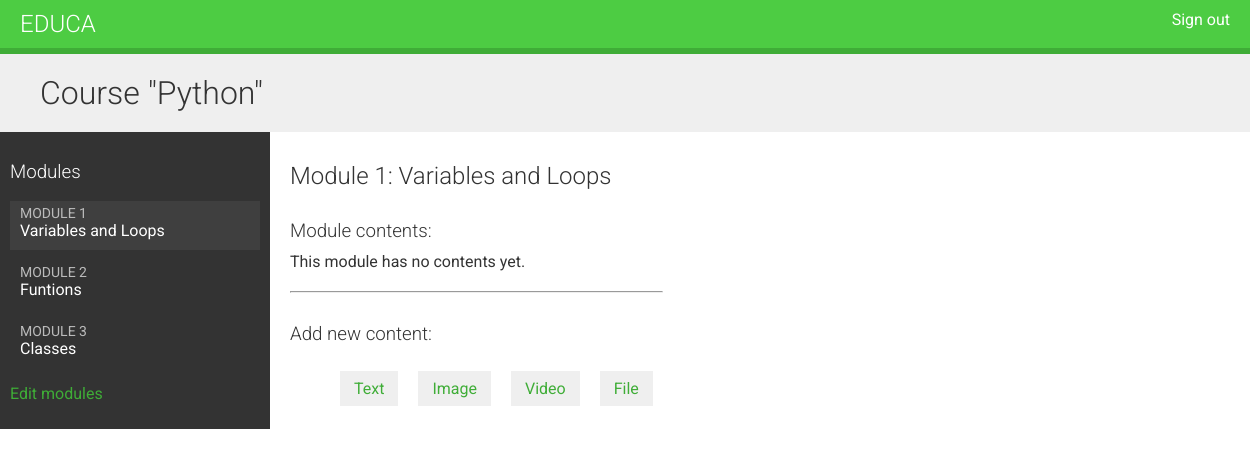
The app's page /course/module/5/ (signed in), older data.
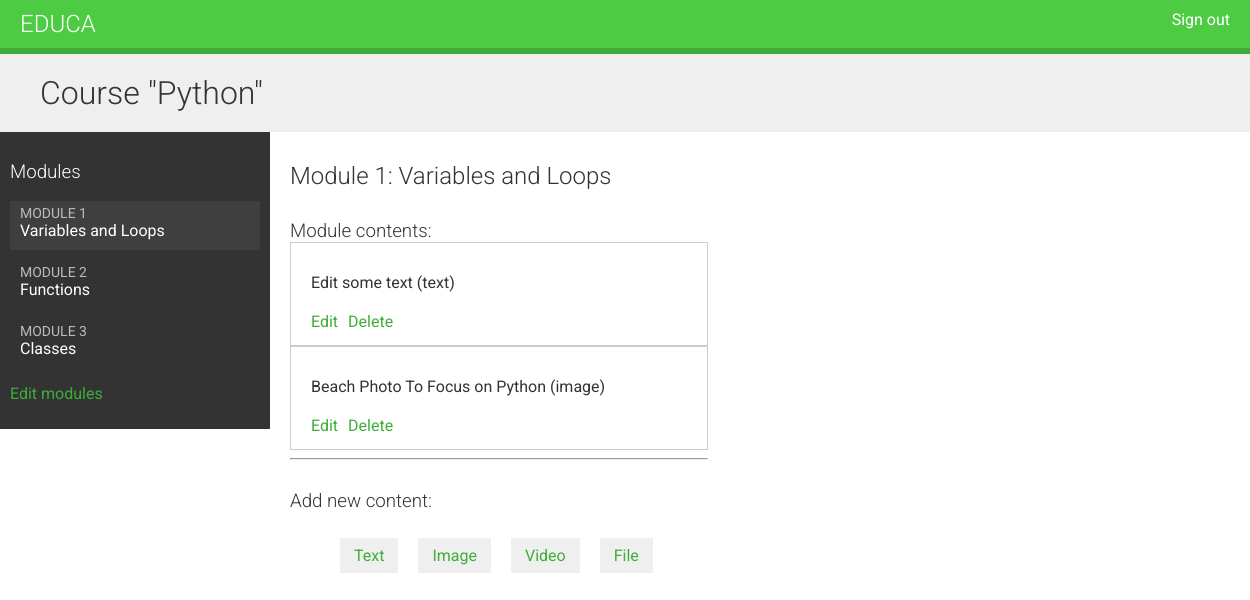
The same page, newer data.
### courses/models.py (models this page shows, shortened)
class Module(models.Model):
    course      = models.ForeignKey(Course,
                                    related_name='modules')
    title       = models.CharField(max_length=200)
    description = models.TextField(blank=True)
    order       = OrderField(blank=True, for_fields=['course'])
    class Meta:
        ordering = ['order']

class Content(models.Model):
    module          = models.ForeignKey(Module,
                                        related_name='contents')
    content_type    = models.ForeignKey(ContentType,
                                        limit_choices_to={
                                        'model__in': ('text',
                                                        'video',
                                                        'image',
                                                        'file')
                                                        })
    object_id       = models.PositiveIntegerField()
    item            = GenericForeignKey('content_type', 'object_id')
    order           = OrderField(blank=True, for_fields=['module'])
    class Meta:
        ordering = ['order']

class ItemBase(models.Model):
    owner       = models.ForeignKey(User,
                            related_name='%(class)s_related')
    title       = models.CharField(max_length=200)
    created     = models.DateTimeField(auto_now_add=True)
    updated     = models.DateTimeField(auto_now=True)
    def __str__(self):
        return str(self.title)
    class Meta:
        abstract = True

class Text(ItemBase):
    content = models.TextField()

class Image(ItemBase):
    file = models.FileField(upload_to='images')

### courses/views.py (the view)
# urls.py: url(r'^module/(?P<module_id>\d+)/$', views.ModuleContentListView.as_view(), name='module-content-list'),
class ModuleContentListView(TemplateResponseMixin, View):
    template_name = 'courses/manage/module/content_list.html'
    def get(self, request, module_id):
        module = get_object_or_404(Module,
                                    id=module_id,
                                    course__owner=request.user)
        return self.render_to_response({'module': module})

### courses/templatetags/course.py (called while the page is built)
@register.filter
def model_name(obj):
    try:
        return obj._meta.model_name
    except AttributeError:
        return None

### courses/templates/courses/manage/module/content_list.html (shortened to what this page needs)
{% extends "base.html" %}
{% load course %}
{% block content %}
  {% with course=module.course %}
    <h1> Course "{{ course.title }}"</h1>
    <div class="contents">
      <h3> Modules </h3>
      <ul id="modules">
        {% for m in course.modules.all %}
          <li data-id="{{ m.id }}" {% if m == module %} class="selected"{% endif %}>
            <a href="{% url "module-content-list" m.id %}">
              <span>
                Module <span class="order">{{ m.order|add:1 }} </span>
              </span>
              <br>
              {{ m.title }}
            </a>
          </li>
        {% empty %}
          <li> No modules yet. </li>
        {% endfor %}
      </ul>
      <p>
        <a href="{% url "course-module-update" course.id %}"> Edit modules </a>
      </p>
    </div>
    <div class="module">
      <h2> Module {{ module.order|add:1 }}: {{ module.title }} </h2>
      <h3> Module contents: </h3>
      <div id="module-contents">
        {% for content in module.contents.all %}
          <div data-id="{{ content.id }}">
            {% with item=content.item %}
              <p>{{ item }} ({{ item|model_name }}) </p>
              <a href="{% url 'module-content-update' module.id item|model_name item.id %}"> Edit </a>
              <form action="{% url "module-content-delete" content.id %}" method="post"><input type="submit" value="Delete">
              </form>
            {% endwith %}
          </div>
          {% empty %}
          <p> This module has no contents yet. </p>
        {% endfor %}
      </div>
      <hr>
      <h3> Add new content: </h3>
      <ul class="content-types">
        <li>
          <a href="{% url "module-content-create" module.id "text" %}"> Text </a>
        </li>
        <li>
          <a href="{% url "module-content-create" module.id "image" %}"> Image </a>
        </li>
        <li>
          <a href="{% url "module-content-create" module.id "video" %}"> Video </a>
        </li>
        <li>
          <a href="{% url "module-content-create" module.id "file" %}"> File </a>
        </li>
      </ul>
    </div>
  {% endwith %}
{% endblock %}

Row changes from the older to the newer data that the page shows:
changed Module: title "Funtions" → "Functions"
added Content: item "Edit some text", item|model_name "text"
added Content: item "Beach Photo To Focus on Python", item|model_name "image"
Text that changed along with them:
text no longer shown: "This module has no contents yet."
